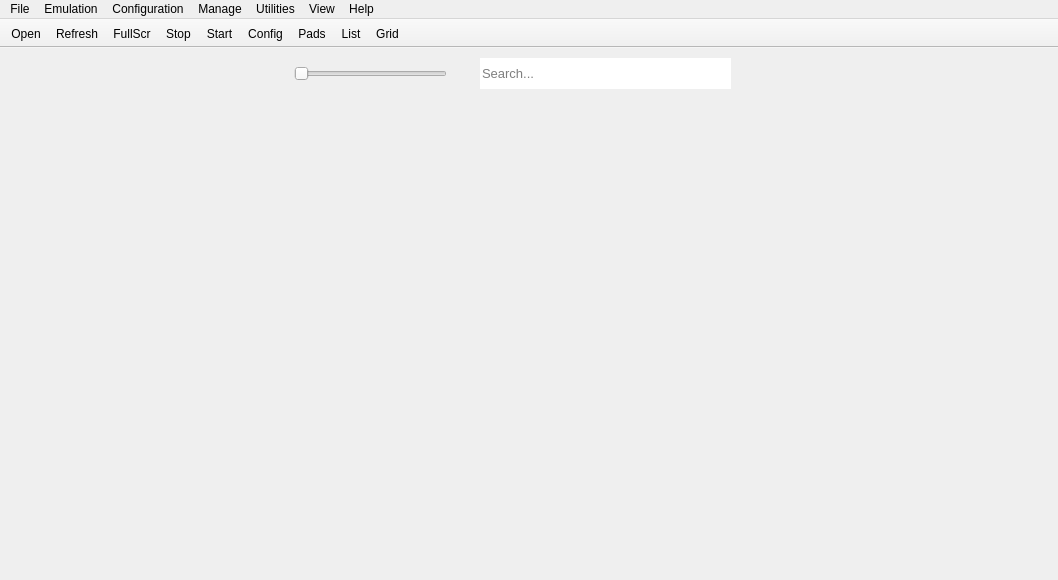
<?xml version="1.0" encoding="UTF-8"?>
<ui version="4.0">
 <class>main_window</class>
 <widget class="QMainWindow" name="main_window">
  <property name="geometry">
   <rect>
    <x>0</x>
    <y>0</y>
    <width>1058</width>
    <height>580</height>
   </rect>
  </property>
  <property name="sizePolicy">
   <sizepolicy hsizetype="Expanding" vsizetype="Expanding">
    <horstretch>0</horstretch>
    <verstretch>0</verstretch>
   </sizepolicy>
  </property>
  <property name="minimumSize">
   <size>
    <width>4</width>
    <height>0</height>
   </size>
  </property>
  <property name="windowTitle">
   <string>RPCS3</string>
  </property>
  <property name="autoFillBackground">
   <bool>false</bool>
  </property>
  <property name="animated">
   <bool>true</bool>
  </property>
  <property name="dockNestingEnabled">
   <bool>true</bool>
  </property>
  <property name="dockOptions">
   <set>QMainWindow::AllowNestedDocks|QMainWindow::AllowTabbedDocks|QMainWindow::AnimatedDocks|QMainWindow::GroupedDragging</set>
  </property>
  <widget class="QWidget" name="centralWidget">
   <property name="sizePolicy">
    <sizepolicy hsizetype="Expanding" vsizetype="Expanding">
     <horstretch>0</horstretch>
     <verstretch>0</verstretch>
    </sizepolicy>
   </property>
   <widget class="QLineEdit" name="mw_searchbar">
    <property name="geometry">
     <rect>
      <x>480</x>
      <y>10</y>
      <width>251</width>
      <height>31</height>
     </rect>
    </property>
    <property name="sizePolicy">
     <sizepolicy hsizetype="Expanding" vsizetype="Expanding">
      <horstretch>0</horstretch>
      <verstretch>0</verstretch>
     </sizepolicy>
    </property>
    <property name="font">
     <font>
      <pointsize>10</pointsize>
      <weight>50</weight>
      <bold>false</bold>
     </font>
    </property>
    <property name="focusPolicy">
     <enum>Qt::ClickFocus</enum>
    </property>
    <property name="frame">
     <bool>false</bool>
    </property>
    <property name="placeholderText">
     <string>Search...</string>
    </property>
    <property name="clearButtonEnabled">
     <bool>false</bool>
    </property>
   </widget>
   <widget class="QWidget" name="sizeSliderContainer" native="true">
    <property name="geometry">
     <rect>
      <x>280</x>
      <y>10</y>
      <width>181</width>
      <height>31</height>
     </rect>
    </property>
    <property name="sizePolicy">
     <sizepolicy hsizetype="Fixed" vsizetype="Expanding">
      <horstretch>0</horstretch>
      <verstretch>0</verstretch>
     </sizepolicy>
    </property>
    <layout class="QHBoxLayout" name="sizeSliderContainer_layout">
     <property name="spacing">
      <number>0</number>
     </property>
     <property name="leftMargin">
      <number>14</number>
     </property>
     <property name="topMargin">
      <number>0</number>
     </property>
     <property name="rightMargin">
      <number>14</number>
     </property>
     <property name="bottomMargin">
      <number>0</number>
     </property>
     <item>
      <widget class="QSlider" name="sizeSlider">
       <property name="sizePolicy">
        <sizepolicy hsizetype="Expanding" vsizetype="Preferred">
         <horstretch>0</horstretch>
         <verstretch>0</verstretch>
        </sizepolicy>
       </property>
       <property name="focusPolicy">
        <enum>Qt::ClickFocus</enum>
       </property>
       <property name="autoFillBackground">
        <bool>false</bool>
       </property>
       <property name="orientation">
        <enum>Qt::Horizontal</enum>
       </property>
       <property name="tickPosition">
        <enum>QSlider::NoTicks</enum>
       </property>
      </widget>
     </item>
    </layout>
   </widget>
  </widget>
  <widget class="QMenuBar" name="menuBar">
   <property name="geometry">
    <rect>
     <x>0</x>
     <y>0</y>
     <width>1058</width>
     <height>25</height>
    </rect>
   </property>
   <property name="contextMenuPolicy">
    <enum>Qt::PreventContextMenu</enum>
   </property>
   <widget class="QMenu" name="menuFile">
    <property name="title">
     <string>File</string>
    </property>
    <widget class="QMenu" name="bootRecentMenu">
     <property name="enabled">
      <bool>true</bool>
     </property>
     <property name="title">
      <string>Boot Recent</string>
     </property>
     <property name="toolTipsVisible">
      <bool>true</bool>
     </property>
     <addaction name="clearRecentAct"/>
     <addaction name="freezeRecentAct"/>
     <addaction name="separator"/>
    </widget>
    <widget class="QMenu" name="menuBatch">
     <property name="title">
      <string>All Titles</string>
     </property>
     <addaction name="batchCreatePPUCachesAct"/>
     <addaction name="separator"/>
     <addaction name="batchRemoveCustomConfigurationsAct"/>
     <addaction name="batchRemoveCustomPadConfigurationsAct"/>
     <addaction name="batchRemovePPUCachesAct"/>
     <addaction name="batchRemoveSPUCachesAct"/>
     <addaction name="batchRemoveShaderCachesAct"/>
     <addaction name="separator"/>
     <addaction name="removeDiskCacheAct"/>
    </widget>
    <widget class="QMenu" name="menuFirmware">
     <property name="title">
      <string>Firmware</string>
     </property>
     <addaction name="createFirmwareCacheAct"/>
     <addaction name="removeFirmwareCacheAct"/>
    </widget>
    <addaction name="bootElfAct"/>
    <addaction name="bootGameAct"/>
    <addaction name="bootSavestateAct"/>
    <addaction name="bootRecentMenu"/>
    <addaction name="separator"/>
    <addaction name="addGamesAct"/>
    <addaction name="separator"/>
    <addaction name="bootInstallPkgAct"/>
    <addaction name="bootInstallPupAct"/>
    <addaction name="separator"/>
    <addaction name="menuBatch"/>
    <addaction name="menuFirmware"/>
    <addaction name="separator"/>
    <addaction name="exitAct"/>
   </widget>
   <widget class="QMenu" name="menuEmulation">
    <property name="title">
     <string>Emulation</string>
    </property>
    <addaction name="sysPauseAct"/>
    <addaction name="sysStopAct"/>
    <addaction name="sysRebootAct"/>
    <addaction name="separator"/>
    <addaction name="sysSendOpenMenuAct"/>
    <addaction name="sysSendExitAct"/>
   </widget>
   <widget class="QMenu" name="menuConfiguration">
    <property name="title">
     <string>Configuration</string>
    </property>
    <addaction name="confCPUAct"/>
    <addaction name="confGPUAct"/>
    <addaction name="separator"/>
    <addaction name="confPadsAct"/>
    <addaction name="confAudioAct"/>
    <addaction name="confIOAct"/>
    <addaction name="confSystemAct"/>
    <addaction name="confAdvAct"/>
    <addaction name="confEmuAct"/>
    <addaction name="confGuiAct"/>
    <addaction name="separator"/>
    <addaction name="confRPCNAct"/>
    <addaction name="confAutopauseManagerAct"/>
   </widget>
   <widget class="QMenu" name="menuManage">
    <property name="title">
     <string>Manage</string>
    </property>
    <addaction name="confVFSDialogAct"/>
    <addaction name="separator"/>
    <addaction name="actionManage_Users"/>
    <addaction name="confSavedataManagerAct"/>
    <addaction name="actionManage_RAP_Licenses"/>
    <addaction name="actionManage_Trophy_Data"/>
    <addaction name="actionManage_Skylanders_Portal"/>
    <addaction name="actionManage_Cheats"/>
    <addaction name="actionManage_Game_Patches"/>
    <addaction name="actionManage_Screenshots"/>
   </widget>
   <widget class="QMenu" name="menuUtilities">
    <property name="title">
     <string>Utilities</string>
    </property>
    <addaction name="actionLog_Viewer"/>
    <addaction name="toolsCgDisasmAct"/>
    <addaction name="toolskernel_explorerAct"/>
    <addaction name="toolsmemory_viewerAct"/>
    <addaction name="toolsRsxDebuggerAct"/>
    <addaction name="toolsStringSearchAct"/>
    <addaction name="separator"/>
    <addaction name="toolsDecryptSprxLibsAct"/>
    <addaction name="separator"/>
    <addaction name="toolsExtractMSELFAct"/>
    <addaction name="toolsExtractPUPAct"/>
    <addaction name="toolsExtractTARAct"/>
    <addaction name="separator"/>
    <addaction name="actionopen_rsx_capture"/>
    <addaction name="separator"/>
    <addaction name="actionCreate_RSX_Capture"/>
   </widget>
   <widget class="QMenu" name="menuView">
    <property name="title">
     <string>View</string>
    </property>
    <widget class="QMenu" name="menuGame_List_Icons">
     <property name="title">
      <string>Game List Icons</string>
     </property>
     <addaction name="setIconSizeTinyAct"/>
     <addaction name="setIconSizeSmallAct"/>
     <addaction name="setIconSizeMediumAct"/>
     <addaction name="setIconSizeLargeAct"/>
     <addaction name="separator"/>
     <addaction name="showCustomIconsAct"/>
     <addaction name="playHoverGifsAct"/>
    </widget>
    <widget class="QMenu" name="menuGame_List_Mode">
     <property name="title">
      <string>Game List Mode</string>
     </property>
     <addaction name="setlistModeListAct"/>
     <addaction name="setlistModeGridAct"/>
    </widget>
    <widget class="QMenu" name="menuGame_Categories">
     <property name="title">
      <string>Game Categories</string>
     </property>
     <addaction name="showCatHDDGameAct"/>
     <addaction name="showCatDiscGameAct"/>
     <addaction name="showCatPS1GamesAct"/>
     <addaction name="showCatPS2GamesAct"/>
     <addaction name="showCatPSPGamesAct"/>
     <addaction name="showCatHomeAct"/>
     <addaction name="showCatAudioVideoAct"/>
     <addaction name="showCatGameDataAct"/>
     <addaction name="showCatUnknownAct"/>
     <addaction name="showCatOtherAct"/>
    </widget>
    <addaction name="showDebuggerAct"/>
    <addaction name="showLogAct"/>
    <addaction name="separator"/>
    <addaction name="showTitleBarsAct"/>
    <addaction name="showToolBarAct"/>
    <addaction name="separator"/>
    <addaction name="showGameListAct"/>
    <addaction name="separator"/>
    <addaction name="showHiddenEntriesAct"/>
    <addaction name="separator"/>
    <addaction name="showCompatibilityInGridAct"/>
    <addaction name="separator"/>
    <addaction name="refreshGameListAct"/>
    <addaction name="menuGame_List_Mode"/>
    <addaction name="menuGame_List_Icons"/>
    <addaction name="menuGame_Categories"/>
   </widget>
   <widget class="QMenu" name="menuHelp">
    <property name="title">
     <string>Help</string>
    </property>
    <widget class="QMenu" name="languageMenu">
     <property name="title">
      <string>Language</string>
     </property>
     <addaction name="languageAct0"/>
    </widget>
    <addaction name="updateAct"/>
    <addaction name="separator"/>
    <addaction name="languageMenu"/>
    <addaction name="separator"/>
    <addaction name="aboutAct"/>
    <addaction name="aboutQtAct"/>
   </widget>
   <addaction name="menuFile"/>
   <addaction name="menuEmulation"/>
   <addaction name="menuConfiguration"/>
   <addaction name="menuManage"/>
   <addaction name="menuUtilities"/>
   <addaction name="menuView"/>
   <addaction name="menuHelp"/>
  </widget>
  <widget class="QToolBar" name="toolBar">
   <property name="sizePolicy">
    <sizepolicy hsizetype="Preferred" vsizetype="Preferred">
     <horstretch>0</horstretch>
     <verstretch>0</verstretch>
    </sizepolicy>
   </property>
   <property name="contextMenuPolicy">
    <enum>Qt::PreventContextMenu</enum>
   </property>
   <property name="windowTitle">
    <string>Show tool bar</string>
   </property>
   <property name="movable">
    <bool>false</bool>
   </property>
   <property name="allowedAreas">
    <set>Qt::TopToolBarArea</set>
   </property>
   <property name="iconSize">
    <size>
     <width>30</width>
     <height>30</height>
    </size>
   </property>
   <property name="toolButtonStyle">
    <enum>Qt::ToolButtonTextUnderIcon</enum>
   </property>
   <property name="floatable">
    <bool>false</bool>
   </property>
   <attribute name="toolBarArea">
    <enum>TopToolBarArea</enum>
   </attribute>
   <attribute name="toolBarBreak">
    <bool>false</bool>
   </attribute>
   <addaction name="toolbar_open"/>
   <addaction name="toolbar_refresh"/>
   <addaction name="toolbar_fullscreen"/>
   <addaction name="toolbar_stop"/>
   <addaction name="toolbar_start"/>
   <addaction name="toolbar_config"/>
   <addaction name="toolbar_controls"/>
   <addaction name="toolbar_list"/>
   <addaction name="toolbar_grid"/>
  </widget>
  <action name="bootElfAct">
   <property name="text">
    <string>Boot SELF/ELF</string>
   </property>
  </action>
  <action name="bootGameAct">
   <property name="text">
    <string>Boot Game</string>
   </property>
  </action>
  <action name="bootSavestateAct">
   <property name="text">
    <string>Boot Savestate</string>
   </property>
  </action>
  <action name="bootInstallPkgAct">
   <property name="text">
    <string>Install Packages/Raps</string>
   </property>
   <property name="toolTip">
    <string>Install application from a .pkg file</string>
   </property>
  </action>
  <action name="bootInstallPupAct">
   <property name="text">
    <string>Install Firmware</string>
   </property>
   <property name="toolTip">
    <string>Install firmware from PS3UPDAT.PUP</string>
   </property>
  </action>
  <action name="sysPauseAct">
   <property name="enabled">
    <bool>false</bool>
   </property>
   <property name="icon">
    <iconset resource="../resources.qrc">
     <normaloff>:/Icons/pause.png</normaloff>:/Icons/pause.png</iconset>
   </property>
   <property name="text">
    <string>Pause</string>
   </property>
   <property name="toolTip">
    <string>Start emulation</string>
   </property>
  </action>
  <action name="sysStopAct">
   <property name="enabled">
    <bool>false</bool>
   </property>
   <property name="icon">
    <iconset resource="../resources.qrc">
     <normaloff>:/Icons/stop.png</normaloff>:/Icons/stop.png</iconset>
   </property>
   <property name="text">
    <string>Stop</string>
   </property>
   <property name="toolTip">
    <string>Stop emulation</string>
   </property>
  </action>
  <action name="sysSendOpenMenuAct">
   <property name="enabled">
    <bool>false</bool>
   </property>
   <property name="text">
    <string>Send Open System Menu CMD</string>
   </property>
  </action>
  <action name="sysSendExitAct">
   <property name="enabled">
    <bool>false</bool>
   </property>
   <property name="text">
    <string>Send Exit CMD</string>
   </property>
  </action>
  <action name="confCPUAct">
   <property name="text">
    <string>CPU</string>
   </property>
   <property name="toolTip">
    <string>Configure CPU</string>
   </property>
  </action>
  <action name="confGPUAct">
   <property name="text">
    <string>GPU</string>
   </property>
   <property name="toolTip">
    <string>Configure graphics</string>
   </property>
  </action>
  <action name="confPadsAct">
   <property name="text">
    <string>Pads</string>
   </property>
   <property name="iconText">
    <string>Pads</string>
   </property>
   <property name="toolTip">
    <string>Configure controls</string>
   </property>
  </action>
  <action name="confAudioAct">
   <property name="text">
    <string>Audio</string>
   </property>
   <property name="toolTip">
    <string>Configure audio</string>
   </property>
  </action>
  <action name="confIOAct">
   <property name="text">
    <string>Input/Output</string>
   </property>
   <property name="toolTip">
    <string>Configure Input/Output</string>
   </property>
  </action>
  <action name="confSystemAct">
   <property name="text">
    <string>System</string>
   </property>
   <property name="toolTip">
    <string>Configure system</string>
   </property>
  </action>
  <action name="confAdvAct">
   <property name="text">
    <string>Advanced</string>
   </property>
   <property name="toolTip">
    <string>Configure advanced emulator settings</string>
   </property>
  </action>
  <action name="confEmuAct">
   <property name="text">
    <string>Emulator</string>
   </property>
   <property name="toolTip">
    <string>Configure Emulator settings</string>
   </property>
  </action>
  <action name="confGuiAct">
   <property name="text">
    <string>GUI</string>
   </property>
   <property name="toolTip">
    <string>Configure GUI settings</string>
   </property>
  </action>
  <action name="confAutopauseManagerAct">
   <property name="enabled">
    <bool>false</bool>
   </property>
   <property name="text">
    <string>Auto Pause</string>
   </property>
   <property name="toolTip">
    <string>Configure Auto Pause</string>
   </property>
  </action>
  <action name="exitAct">
   <property name="text">
    <string>Exit</string>
   </property>
   <property name="toolTip">
    <string>Exit RPCS3</string>
   </property>
   <property name="statusTip">
    <string>Exit the application.</string>
   </property>
  </action>
  <action name="confSavedataManagerAct">
   <property name="enabled">
    <bool>true</bool>
   </property>
   <property name="text">
    <string>Save Data</string>
   </property>
   <property name="toolTip">
    <string>Manage save data</string>
   </property>
  </action>
  <action name="actionManage_Trophy_Data">
   <property name="enabled">
    <bool>true</bool>
   </property>
   <property name="text">
    <string>Trophies</string>
   </property>
   <property name="toolTip">
    <string>Manage trophies</string>
   </property>
  </action>
  <action name="actionManage_Users">
   <property name="text">
    <string>User Accounts</string>
   </property>
   <property name="toolTip">
    <string>Manage user accounts</string>
   </property>
  </action>
  <action name="toolsCgDisasmAct">
   <property name="text">
    <string>Cg Disasm</string>
   </property>
  </action>
  <action name="toolskernel_explorerAct">
   <property name="enabled">
    <bool>false</bool>
   </property>
   <property name="text">
    <string>Kernel Explorer</string>
   </property>
  </action>
  <action name="toolsmemory_viewerAct">
   <property name="enabled">
    <bool>false</bool>
   </property>
   <property name="text">
    <string>Memory Viewer</string>
   </property>
  </action>
  <action name="toolsRsxDebuggerAct">
   <property name="enabled">
    <bool>false</bool>
   </property>
   <property name="text">
    <string>RSX Debugger</string>
   </property>
  </action>
  <action name="toolsStringSearchAct">
   <property name="enabled">
    <bool>false</bool>
   </property>
   <property name="text">
    <string>String Search</string>
   </property>
  </action>
  <action name="toolsDecryptSprxLibsAct">
   <property name="text">
    <string>Decrypt PS3 Binaries</string>
   </property>
  </action>
  <action name="toolsExtractMSELFAct">
   <property name="text">
    <string>Extract MSELF</string>
   </property>
  </action>
  <action name="toolsExtractPUPAct">
   <property name="text">
    <string>Extract PUP</string>
   </property>
  </action>
  <action name="toolsExtractTARAct">
   <property name="text">
    <string>Extract Encrypted TAR</string>
   </property>
   <property name="toolTip">
    <string>Extract files from special .tar files inside PS3UPDAT.PUP</string>
   </property>
  </action>
  <action name="showDebuggerAct">
   <property name="checkable">
    <bool>true</bool>
   </property>
   <property name="text">
    <string>Show Debugger</string>
   </property>
  </action>
  <action name="showLogAct">
   <property name="checkable">
    <bool>true</bool>
   </property>
   <property name="text">
    <string>Show Log/TTY</string>
   </property>
  </action>
  <action name="aboutAct">
   <property name="text">
    <string>About RPCS3</string>
   </property>
  </action>
  <action name="aboutQtAct">
   <property name="text">
    <string>About Qt</string>
   </property>
  </action>
  <action name="showGameListAct">
   <property name="checkable">
    <bool>true</bool>
   </property>
   <property name="text">
    <string>Show Game List</string>
   </property>
  </action>
  <action name="showToolBarAct">
   <property name="checkable">
    <bool>true</bool>
   </property>
   <property name="text">
    <string>Show Tool Bar</string>
   </property>
  </action>
  <action name="showCompatibilityInGridAct">
   <property name="checkable">
    <bool>true</bool>
   </property>
   <property name="text">
    <string>Show Game Compatibility in Grid Mode</string>
   </property>
  </action>
  <action name="refreshGameListAct">
   <property name="text">
    <string>Game List Refresh</string>
   </property>
  </action>
  <action name="actionManage_RAP_Licenses">
   <property name="enabled">
    <bool>false</bool>
   </property>
   <property name="text">
    <string>RAP Files</string>
   </property>
  </action>
  <action name="updateAct">
   <property name="text">
    <string>Check for Updates</string>
   </property>
  </action>
  <action name="confVFSDialogAct">
   <property name="text">
    <string>Virtual File System</string>
   </property>
  </action>
  <action name="clearRecentAct">
   <property name="text">
    <string>List Clear</string>
   </property>
  </action>
  <action name="freezeRecentAct">
   <property name="checkable">
    <bool>true</bool>
   </property>
   <property name="text">
    <string>List Freeze</string>
   </property>
  </action>
  <action name="setIconSizeTinyAct">
   <property name="checkable">
    <bool>true</bool>
   </property>
   <property name="text">
    <string>Tiny</string>
   </property>
  </action>
  <action name="setIconSizeSmallAct">
   <property name="checkable">
    <bool>true</bool>
   </property>
   <property name="checked">
    <bool>true</bool>
   </property>
   <property name="text">
    <string>Small</string>
   </property>
  </action>
  <action name="setIconSizeMediumAct">
   <property name="checkable">
    <bool>true</bool>
   </property>
   <property name="text">
    <string>Medium</string>
   </property>
  </action>
  <action name="setIconSizeLargeAct">
   <property name="checkable">
    <bool>true</bool>
   </property>
   <property name="text">
    <string>Large</string>
   </property>
  </action>
  <action name="setlistModeListAct">
   <property name="checkable">
    <bool>true</bool>
   </property>
   <property name="checked">
    <bool>true</bool>
   </property>
   <property name="text">
    <string>List View</string>
   </property>
  </action>
  <action name="setlistModeGridAct">
   <property name="checkable">
    <bool>true</bool>
   </property>
   <property name="text">
    <string>Grid View</string>
   </property>
  </action>
  <action name="sysRebootAct">
   <property name="enabled">
    <bool>false</bool>
   </property>
   <property name="icon">
    <iconset resource="../resources.qrc">
     <normaloff>:/Icons/restart.png</normaloff>:/Icons/restart.png</iconset>
   </property>
   <property name="text">
    <string>Restart</string>
   </property>
  </action>
  <action name="showCatHDDGameAct">
   <property name="checkable">
    <bool>true</bool>
   </property>
   <property name="checked">
    <bool>true</bool>
   </property>
   <property name="text">
    <string>HDD Games</string>
   </property>
  </action>
  <action name="showCatDiscGameAct">
   <property name="checkable">
    <bool>true</bool>
   </property>
   <property name="checked">
    <bool>true</bool>
   </property>
   <property name="text">
    <string>Disc Games</string>
   </property>
  </action>
  <action name="showCatPS1GamesAct">
   <property name="checkable">
    <bool>true</bool>
   </property>
   <property name="checked">
    <bool>true</bool>
   </property>
   <property name="text">
    <string>PS1 Games</string>
   </property>
  </action>
  <action name="showCatPS2GamesAct">
   <property name="checkable">
    <bool>true</bool>
   </property>
   <property name="checked">
    <bool>true</bool>
   </property>
   <property name="text">
    <string>PS2 Games</string>
   </property>
  </action>
  <action name="showCatPSPGamesAct">
   <property name="checkable">
    <bool>true</bool>
   </property>
   <property name="checked">
    <bool>true</bool>
   </property>
   <property name="text">
    <string>PSP Games</string>
   </property>
  </action>
  <action name="showCatHomeAct">
   <property name="checkable">
    <bool>true</bool>
   </property>
   <property name="checked">
    <bool>true</bool>
   </property>
   <property name="text">
    <string>Home</string>
   </property>
  </action>
  <action name="showCatAudioVideoAct">
   <property name="checkable">
    <bool>true</bool>
   </property>
   <property name="checked">
    <bool>true</bool>
   </property>
   <property name="text">
    <string>Audio/Video</string>
   </property>
  </action>
  <action name="showCatGameDataAct">
   <property name="checkable">
    <bool>true</bool>
   </property>
   <property name="checked">
    <bool>true</bool>
   </property>
   <property name="text">
    <string>Game Data</string>
   </property>
  </action>
  <action name="showCatUnknownAct">
   <property name="checkable">
    <bool>true</bool>
   </property>
   <property name="checked">
    <bool>true</bool>
   </property>
   <property name="text">
    <string>Unknown</string>
   </property>
  </action>
  <action name="toolbar_start">
   <property name="icon">
    <iconset resource="../resources.qrc">
     <normaloff>:/Icons/play.png</normaloff>:/Icons/play.png</iconset>
   </property>
   <property name="text">
    <string>Start</string>
   </property>
   <property name="toolTip">
    <string>Start emulation</string>
   </property>
  </action>
  <action name="toolbar_stop">
   <property name="icon">
    <iconset resource="../resources.qrc">
     <normaloff>:/Icons/stop.png</normaloff>:/Icons/stop.png</iconset>
   </property>
   <property name="text">
    <string>Stop</string>
   </property>
   <property name="toolTip">
    <string>Stop emulation</string>
   </property>
  </action>
  <action name="toolbar_config">
   <property name="icon">
    <iconset resource="../resources.qrc">
     <normaloff>:/Icons/configure.png</normaloff>:/Icons/configure.png</iconset>
   </property>
   <property name="text">
    <string>Config</string>
   </property>
   <property name="toolTip">
    <string>Configure the emulator</string>
   </property>
  </action>
  <action name="toolbar_controls">
   <property name="icon">
    <iconset resource="../resources.qrc">
     <normaloff>:/Icons/controllers.png</normaloff>:/Icons/controllers.png</iconset>
   </property>
   <property name="text">
    <string>Pads</string>
   </property>
   <property name="toolTip">
    <string>Configure controls</string>
   </property>
  </action>
  <action name="toolbar_fullscreen">
   <property name="icon">
    <iconset resource="../resources.qrc">
     <normaloff>:/Icons/fullscreen.png</normaloff>:/Icons/fullscreen.png</iconset>
   </property>
   <property name="text">
    <string>FullScr</string>
   </property>
   <property name="toolTip">
    <string>Toggle fullscreen</string>
   </property>
  </action>
  <action name="toolbar_list">
   <property name="icon">
    <iconset resource="../resources.qrc">
     <normaloff>:/Icons/list.png</normaloff>:/Icons/list.png</iconset>
   </property>
   <property name="text">
    <string>List</string>
   </property>
   <property name="toolTip">
    <string>Switch to list mode</string>
   </property>
  </action>
  <action name="toolbar_grid">
   <property name="icon">
    <iconset resource="../resources.qrc">
     <normaloff>:/Icons/grid.png</normaloff>:/Icons/grid.png</iconset>
   </property>
   <property name="text">
    <string>Grid</string>
   </property>
   <property name="toolTip">
    <string>Switch to grid mode</string>
   </property>
  </action>
  <action name="toolbar_refresh">
   <property name="icon">
    <iconset resource="../resources.qrc">
     <normaloff>:/Icons/refresh.png</normaloff>:/Icons/refresh.png</iconset>
   </property>
   <property name="text">
    <string>Refresh</string>
   </property>
   <property name="toolTip">
    <string>Refresh gamelist</string>
   </property>
  </action>
  <action name="toolbar_open">
   <property name="icon">
    <iconset resource="../resources.qrc">
     <normaloff>:/Icons/open.png</normaloff>:/Icons/open.png</iconset>
   </property>
   <property name="text">
    <string>Open</string>
   </property>
   <property name="toolTip">
    <string>Boot a game</string>
   </property>
  </action>
  <action name="showCatOtherAct">
   <property name="checkable">
    <bool>true</bool>
   </property>
   <property name="checked">
    <bool>true</bool>
   </property>
   <property name="text">
    <string>Other</string>
   </property>
  </action>
  <action name="showHiddenEntriesAct">
   <property name="checkable">
    <bool>true</bool>
   </property>
   <property name="text">
    <string>Show Hidden Entries</string>
   </property>
  </action>
  <action name="actionopen_rsx_capture">
   <property name="text">
    <string>Open RSX Capture</string>
   </property>
  </action>
  <action name="addGamesAct">
   <property name="text">
    <string>Add Games</string>
   </property>
  </action>
  <action name="showTitleBarsAct">
   <property name="checkable">
    <bool>true</bool>
   </property>
   <property name="text">
    <string>Show Title Bars</string>
   </property>
  </action>
  <action name="batchCreatePPUCachesAct">
   <property name="text">
    <string>Create PPU Caches</string>
   </property>
  </action>
  <action name="batchRemoveCustomConfigurationsAct">
   <property name="text">
    <string>Remove Custom Configurations</string>
   </property>
  </action>
  <action name="batchRemovePPUCachesAct">
   <property name="text">
    <string>Remove PPU Caches</string>
   </property>
  </action>
  <action name="batchRemoveSPUCachesAct">
   <property name="text">
    <string>Remove SPU Caches</string>
   </property>
  </action>
  <action name="batchRemoveShaderCachesAct">
   <property name="text">
    <string>Remove Shader Caches</string>
   </property>
  </action>
  <action name="batchRemoveCustomPadConfigurationsAct">
   <property name="text">
    <string>Remove Custom Pad Configurations</string>
   </property>
  </action>
  <action name="removeDiskCacheAct">
   <property name="text">
    <string>Remove Disk Cache</string>
   </property>
  </action>
  <action name="actionManage_Skylanders_Portal">
   <property name="text">
    <string>Skylanders Portal</string>
   </property>
  </action>
  <action name="actionManage_Cheats">
   <property name="text">
    <string>Cheats</string>
   </property>
  </action>
  <action name="languageAct0">
   <property name="checkable">
    <bool>true</bool>
   </property>
   <property name="text">
    <string>English</string>
   </property>
  </action>
  <action name="actionManage_Screenshots">
   <property name="text">
    <string>Screenshots</string>
   </property>
  </action>
  <action name="removeFirmwareCacheAct">
   <property name="text">
    <string>Remove Firmware Cache</string>
   </property>
  </action>
  <action name="createFirmwareCacheAct">
   <property name="text">
    <string>Create Firmware Cache</string>
   </property>
  </action>
  <action name="actionCreate_RSX_Capture">
   <property name="enabled">
    <bool>false</bool>
   </property>
   <property name="text">
    <string>Create RSX Capture</string>
   </property>
  </action>
  <action name="actionManage_Game_Patches">
   <property name="text">
    <string>Game Patches</string>
   </property>
  </action>
  <action name="confRPCNAct">
   <property name="text">
    <string>RPCN</string>
   </property>
   <property name="toolTip">
    <string>Configure RPCN</string>
   </property>
  </action>
  <action name="actionLog_Viewer">
   <property name="text">
    <string>Log Viewer</string>
   </property>
  </action>
  <action name="showCustomIconsAct">
   <property name="checkable">
    <bool>true</bool>
   </property>
   <property name="checked">
    <bool>true</bool>
   </property>
   <property name="text">
    <string>Show Custom Icons</string>
   </property>
  </action>
  <action name="playHoverGifsAct">
   <property name="checkable">
    <bool>true</bool>
   </property>
   <property name="checked">
    <bool>true</bool>
   </property>
   <property name="text">
    <string>Play Hover Gifs</string>
   </property>
  </action>
 </widget>
 <layoutdefault spacing="6" margin="11"/>
 <resources>
  <include location="../resources.qrc"/>
  <include location="../resources.qrc"/>
 </resources>
 <connections/>
</ui>
